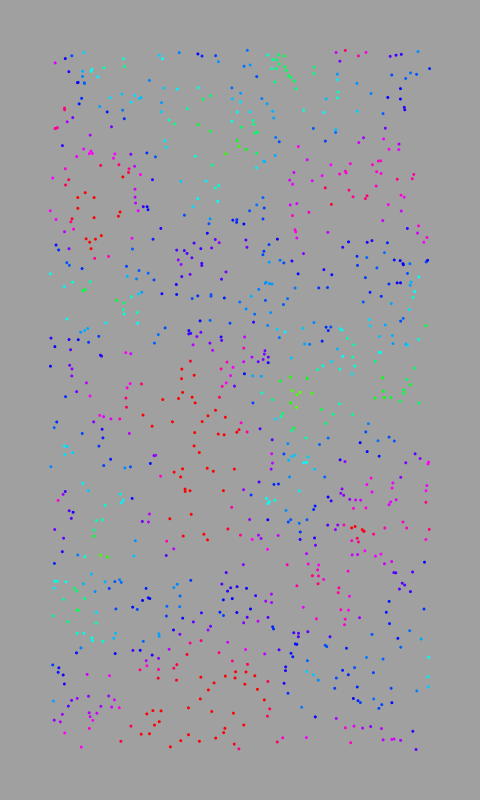
Frame 1 (no input)
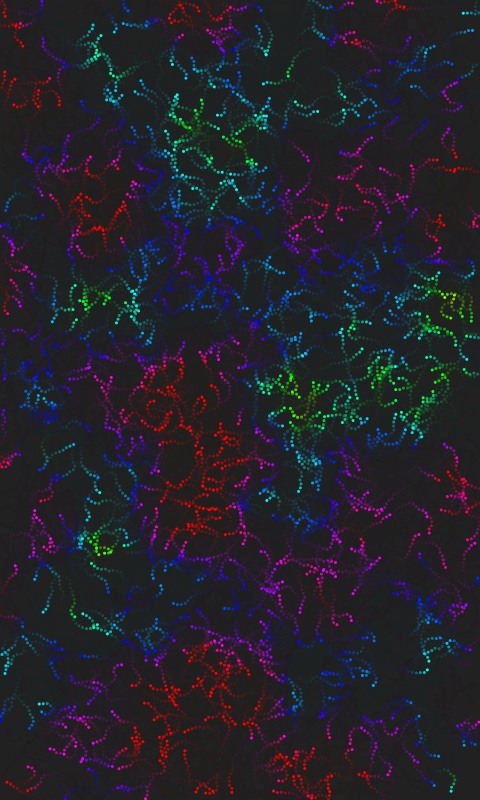
Frame 60 (the mouse pressed at the canvas centre just before this capture)
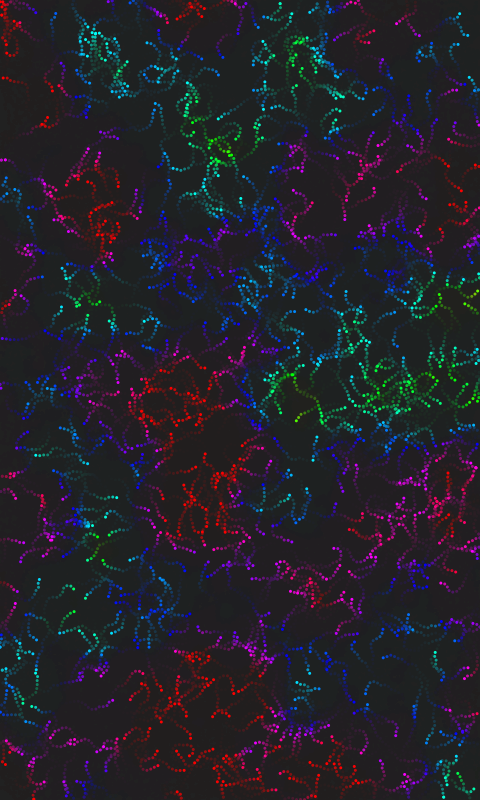
Frame 120 (the mouse held since frame 60 and released just before this capture)

The Processing sketch that drew these frames (run headless with seeded random() and noise(); from frame 60 on, the mouse is pressed at the canvas centre):

// Processing sketch: processing_115610
// ── processing_115610.pde

Worm[] worms;
int numWorms = 1000;
PVector pulse;
boolean pulsed;

void setup() {
  size(480,800);
  smooth();
  noStroke();
  colorMode(HSB,155);
  worms = new Worm[numWorms];
  for (int i=0; i<numWorms; i++) {
    worms[i] = new Worm(random(50,430),random(50,750),random(0,12*PI)); 
  }
  pulsed = false;
}

void draw() {
    fill (20, 40);
    noStroke ();
    rect (0, 0, width, height);
  //background(0);
  for (int i=0; i<numWorms; i++) {
    fill(map(noise(0.01*worms[i].loc.x,0.01*worms[i].loc.y),0,1,0,255),255,255);
    ellipse(worms[i].loc.x,worms[i].loc.y,3,3);
    if (pulsed) {
      worms[i].move(pulse);
    }
    else 
      worms[i].move();
  }
  pulsed = false;
}

void mousePressed() {
  pulse = new PVector(mouseX, mouseY);
  pulsed = true; 
}

class Worm {
  PVector dir;
  PVector loc;
  float angle;
  float speed=4;
  float agility = 0.8;
 
  public Worm(float x, float y, float angle) {
    this.angle = angle;
    loc = new PVector(x,y);
    dir = new PVector(cos(angle),sin(angle));
    dir.normalize();
    dir.mult(speed);
  } 

  void move() {
    angle += random(-agility,agility);
    updateDir();
  }
  void updateDir() {
    dir = new PVector(cos(angle),sin(angle));
    dir.normalize();
    dir.mult(speed);
    if (loc.x+dir.x<0 || loc.x+dir.x>width) { 
      angle = PI-angle;
      //move();
    }
    else if (loc.y+dir.y<0 || loc.y+dir.y>height) { 
      angle = 4*PI-angle;
      //move();
    }
    else 
      loc.add(dir);  
  }
 void move(PVector pulse) {
    if (PVector.dist(pulse,loc)<200) {
      PVector d = new PVector(loc.x,loc.y);
      d.sub(pulse);
      angle = atan(d.y/d.x);
      //angle = PVector.angleBetween(d,new PVector(1,0));
      println(angle);
    }
   updateDir();    
 } 
}
